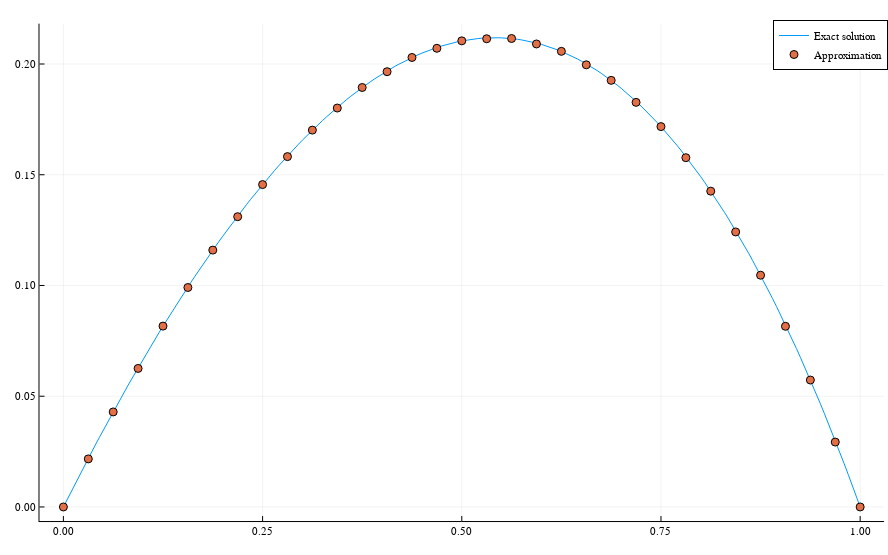

This figure's notebook cell:
### Code cell
sol_domain = zeros(201)
for i in 1:201
    sol_domain[i]=(i-1)/200
end

result_domain = zeros(NELEM+1)
for i in 1:NELEM+1
    result_domain[i]=(i-1)/NELEM
end

_u = finite_elements(Int(NELEM/2), x->exp(x), quad_ϕ, quad_ϕ_prime; method="quad") ./1.5
plotly()
plot(sol_domain, exact_solution_3.(sol_domain), labels="Exact solution")
plot!(result_domain, _u, seriestype = :scatter, labels="Approximation", size=(888, 555))

### Figure 1 — Plotly figure (JSON) as saved in the notebook; plotly's stock layout.template omitted (floating-point values rounded to 4 significant figures; data arrays with more than 128 entries replaced by an {"elided": "..."} marker saying what was removed)
{"data": [{"colorbar": {"title": ""}, "legendgroup": "Exact solution", "line": {"color": "rgba(0, 154, 250, 1.000)", "dash": "solid", "shape": "linear", "width": 1}, "mode": "lines", "name": "Exact solution", "showlegend": true, "type": "scatter", "x": {"elided": "201 float values"}, "xaxis": "x", "y": {"elided": "201 float values"}, "yaxis": "y", "zmax": null, "zmin": null}, {"colorbar": {"title": ""}, "legendgroup": "Approximation", "marker": {"color": "rgba(227, 111, 71, 1.000)", "line": {"color": "rgba(0, 0, 0, 1.000)", "width": 1}, "size": 8, "symbol": "circle"}, "mode": "markers", "name": "Approximation", "showlegend": true, "type": "scatter", "x": [0, 0.03125, 0.0625, 0.09375, 0.125, 0.1562, 0.1875, 0.2188, 0.25, 0.2812, 0.3125, 0.3438, 0.375, 0.4062, 0.4375, 0.4688, 0.5, 0.5312, 0.5625, 0.5938, 0.625, 0.6562, 0.6875, 0.7188, 0.75, 0.7812, 0.8125, 0.8438, 0.875, 0.9062, 0.9375, 0.9688, 1], "xaxis": "x", "y": [0, 0.0217, 0.04291, 0.06255, 0.08165, 0.09909, 0.116, 0.1311, 0.1456, 0.1582, 0.1702, 0.1801, 0.1894, 0.1965, 0.203, 0.2071, 0.2105, 0.2114, 0.2115, 0.2091, 0.2057, 0.1996, 0.1926, 0.1827, 0.1717, 0.1577, 0.1426, 0.1242, 0.1046, 0.08158, 0.05731, 0.0293, 0], "yaxis": "y", "zmax": null, "zmin": null}], "layout": {"annotations": [], "height": 555, "legend": {"bgcolor": "rgba(255, 255, 255, 1.000)", "bordercolor": "rgba(0, 0, 0, 1.000)", "borderwidth": 1, "font": {"color": "rgba(0, 0, 0, 1.000)", "family": "sans-serif", "size": 11}, "title": {"font": {"color": "rgba(0, 0, 0, 1.000)", "family": "sans-serif", "size": 15}, "text": ""}, "tracegroupgap": 0, "traceorder": "normal", "x": 1, "xanchor": "auto", "y": 1, "yanchor": "auto"}, "margin": {"b": 20, "l": 0, "r": 0, "t": 20}, "paper_bgcolor": "rgba(255, 255, 255, 1.000)", "plot_bgcolor": "rgba(255, 255, 255, 1.000)", "showlegend": true, "width": 888, "xaxis": {"anchor": "y", "domain": [0.04447, 0.9956], "gridcolor": "rgba(0, 0, 0, 0.100)", "gridwidth": 0.5, "linecolor": "rgba(0, 0, 0, 1.000)", "mirror": false, "range": [-0.03, 1.03], "showgrid": true, "showline": true, "showticklabels": true, "tickangle": 0, "tickcolor": "rgb(0, 0, 0)", "tickfont": {"color": "rgba(0, 0, 0, 1.000)", "family": "sans-serif", "size": 11}, "tickmode": "array", "ticks": "inside", "ticktext": ["0.00", "0.25", "0.50", "0.75", "1.00"], "tickvals": [0, 0.25, 0.5, 0.75, 1], "title": "", "titlefont": {"color": "rgba(0, 0, 0, 1.000)", "family": "sans-serif", "size": 15}, "type": "-", "visible": true, "zeroline": false, "zerolinecolor": "rgba(0, 0, 0, 1.000)"}, "yaxis": {"anchor": "x", "domain": [0.02711, 0.9929], "gridcolor": "rgba(0, 0, 0, 0.100)", "gridwidth": 0.5, "linecolor": "rgba(0, 0, 0, 1.000)", "mirror": false, "range": [-0.006356, 0.2182], "showgrid": true, "showline": true, "showticklabels": true, "tickangle": 0, "tickcolor": "rgb(0, 0, 0)", "tickfont": {"color": "rgba(0, 0, 0, 1.000)", "family": "sans-serif", "size": 11}, "tickmode": "array", "ticks": "inside", "ticktext": ["0.00", "0.05", "0.10", "0.15", "0.20"], "tickvals": [0, 0.05, 0.1, 0.15, 0.2], "title": "", "titlefont": {"color": "rgba(0, 0, 0, 1.000)", "family": "sans-serif", "size": 15}, "type": "-", "visible": true, "zeroline": false, "zerolinecolor": "rgba(0, 0, 0, 1.000)"}}}
